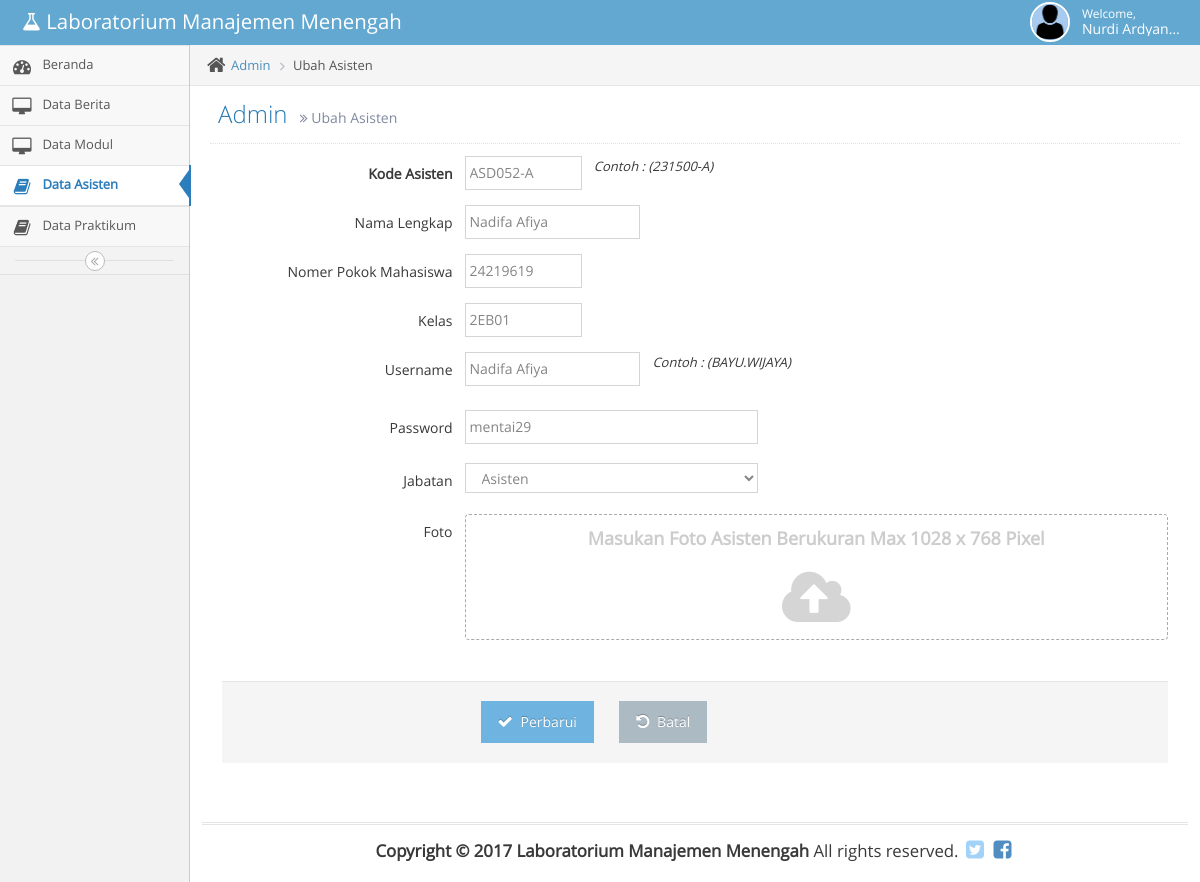
The app's page /Admin/lihat_asisten/3 (signed in) with its own data.
### tables this page shows
CREATE TABLE `tbasisten` (
  `id` int NOT NULL,
  `kd_asisten` varchar(10) DEFAULT NULL,
  `npm` varchar(10) DEFAULT NULL,
  `kelas` varchar(5) DEFAULT NULL,
  `username` varchar(30) DEFAULT NULL,
  `password` varchar(30) DEFAULT NULL,
  `nama_lengkap` varchar(40) DEFAULT NULL,
  `status` varchar(15) DEFAULT NULL,
  `tanggal_post` datetime DEFAULT CURRENT_TIMESTAMP,
  `foto` varchar(300) DEFAULT NULL
);

### application/controllers/Admin.php (called while the page is built, shortened)
<?php
class Admin extends CI_Controller {
	function lihat_asisten($id)
	{
		$data['content'] = 'admin/dataasisten/ubah_asisten';
		$data['judul'] = 'Admin';
		$data['subjudul'] = 'Ubah Asisten';
		$data['dashboard'] = '';
		$data['databerita'] = '';
		$data['datamodul'] = '';
		$data['dataasisten'] = 'class="active"';
		$data['datapraktikum'] ='';
		$data['tentang'] = '';
		$data['data_asisten'] = $this->db->query("SELECT * FROM tbasisten WHERE id = ".$id." ");
		$this->load->view('admin/header_admin',$data);
		$this->load->view('admin/menu_admin',$data);
		$this->load->view('admin/content_admin',$data);
		$this->load->view('admin/footer_admin');
	}
}

### index.php (called while the page is built, shortened)
<?php
require_once BASEPATH.'core/CodeIgniter.php';

### application/views/admin/dataasisten/ubah_asisten.php (the view, shortened to what this page needs)
<?php
	foreach ($data_asisten->result() as $Row )
	{
		$var_kd_asisten = $Row->kd_asisten;
		$var_nama_lengkap = $Row->nama_lengkap;
		$var_kelas = $Row->kelas;
		$var_npm = $Row->npm;
		$var_username = $Row->username;
		$var_password = $Row->password;
		$var_status = $Row->status;
	}
?>
<div class="col-xs-12">
<form action="<?php echo base_url();?>admin/data_asisten" enctype="multipart/form-data" method="post" accept-charset="utf-8"  class="form-horizontal">
	<div class="form-group">
		<label class="col-sm-3 control-label no-padding-right" for="form-field-1"> <b>Kode Asisten</b></label>
		<div class="col-sm-9">
			<input type="text" id="form-field-1" name="kd_asisten" placeholder="Kode Asisten.." class="col-xs-2" value="<?php echo $var_kd_asisten;?>" required />
			<span class="help-inline col-xs-12 col-sm-7">
				<span class="middle"><i>Contoh : (231500-A)</i> </span>
			</span>
		</div>
	</div>
	<div class="form-group">
		<label class="col-sm-3 control-label no-padding-right" for="form-field-1-1">Nama Lengkap </label>
		<div class="col-sm-9">
			<input type="text" name="nama_lengkap" id="form-field-1-1" placeholder="Nama Lengkap.." class="col-xs-3" value="<?php echo $var_nama_lengkap; ?>" required />
		</div>
	</div>
	<div class="form-group">
		<label class="col-sm-3 control-label no-padding-right" for="form-field-1-1">Nomer Pokok Mahasiswa </label>
		<div class="col-sm-9">
			<input type="text" name="npm" id="form-field-1-1" placeholder="NPM.." class="col-xs-2" value="<?php echo $var_npm; ?>" required />
		</div>
	</div>
	<div class="form-group">
		<label class="col-sm-3 control-label no-padding-right" for="form-field-1-1">Kelas</label>
		<div class="col-sm-9">
			<input type="text" name="kelas" id="form-field-1-1" placeholder="Kelas.." class="col-xs-2" value="<?php echo $var_kelas; ?>" required />
		</div>
	</div>
	<div class="form-group">
		<label class="col-sm-3 control-label no-padding-right" for="form-field-2">Username  </label>
		<div class="col-sm-9">
			<input type="text" name="username" id="form-field-1-1" placeholder="Username.." class="col-xs-3" value="<?php echo $var_username;?>" required />
			<span class="help-inline col-xs-12 col-sm-7">
				<span class="middle"><i>Contoh : (BAYU.WIJAYA)</i> </span>
			</span>
		</div>
	</div>
	<div class="space-4"></div>
	<div class="space-4"></div>
	<div class="form-group">
		<label class="col-sm-3 control-label no-padding-right" for="form-field-2">Password </label>
		<div class="col-sm-9">
			<input type="text" name="password" id="form-field-2" placeholder="Password.." class="col-xs-10 col-sm-5" value="<?php echo $var_password; ?>" required />
			<span class="help-inline col-xs-12 col-sm-7">
			</span>
		</div>
	</div>
	<div class="space-4"></div>
	<div class="form-group">
		<label class="col-sm-3 control-label no-padding-right" for="form-field-2">Jabatan </label>
		<div class="col-sm-9">
			<select type="text" name="status" id="form-field-2" class="col-xs-10 col-sm-5">
				<option <?php if($var_status == "Asisten"){echo "selected"; } ?> value="Asisten">Asisten</option>
			</select>
			<span class="help-inline col-xs-12 col-sm-7">
			</span>
		</div>
	</div>
	<div class="space-4"></div>
	<div class="form-group">
		<label class="col-sm-3 control-label no-padding-right" for="form-input-readonly"> Foto </label>
		<div class="col-sm-9">
		</div>
	</div>
	<div class="space-4"></div>
	<div class="clearfix form-actions">
		<div class="col-md-offset-3 col-md-9">
			<button class="btn btn-info" type="submit" name="ubah">
				<i class="ace-icon fa fa-check bigger-110"></i>
				Perbarui
			</button>
			<a href="<?php echo base_url();?>Admin/data_asisten" class="btn" >
				<i class="ace-icon fa fa-undo bigger-110"></i>
				Batal
			</a>
		</div>
	</div>
</form>
</div>

### records on screen
tbasisten: kd_asisten "ASD052-A", nama_lengkap "Nadifa Afiya", npm "24219619", kelas "2EB01", username "Nadifa Afiya", password "mentai29", status "Asisten"

### other values on screen
$this->session->userdata('nama_lengkap') "Nurdi Ardyan…"
$judul "Admin"
$subjudul "Ubah Asisten"
